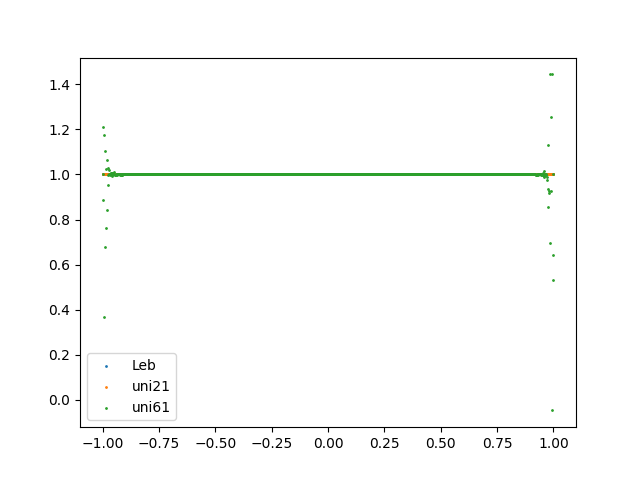

The script that saved this image:
import numpy as np
import math as mt
import matplotlib.pyplot as plt
import os
from pathlib import Path
script_directory = Path(__file__).parent

# we have several x sets under:
# Lebesgue x 20 points
# uniform x 21 points
# uniform x 61 points


def L(x,i,testx):
    result=1
    for j in range(testx.shape[0]):
        if j==i:
            continue
        result=result*(x-testx[j])/(testx[i]-testx[j])
    return result

def Lebfunc(x,testx):
    res=0
    for i in range(testx.shape[0]):
        res+=L(x,i,testx)
    return res
def parte():
    Lebx=np.cos(mt.pi*(np.arange(20)+1/2)/(20))
    unix21=(np.arange(21)-10)/10
    unix61=(np.arange(61)-30)/30
    outx=np.linspace(-1,1,1000)
    Leb=np.zeros(outx.shape[0])
    uni21=np.zeros(outx.shape[0])
    uni61=np.zeros(outx.shape[0])
    for i in range(outx.shape[0]):
        Leb[i]=Lebfunc(outx[i],Lebx)
        uni21[i]=Lebfunc(outx[i],unix21)
        uni61[i]=Lebfunc(outx[i],unix61)
    plt.scatter(outx,Leb,s=1,label='Leb')
    plt.scatter(outx,uni21,s=1,label='uni21')
    plt.scatter(outx,uni61,s=1,label='uni61')
    plt.legend()
    name='parte.png'
    path=script_directory/name
    # plt.ylim(0.99,1.01)
    plt.savefig(path)
    return
parte()
